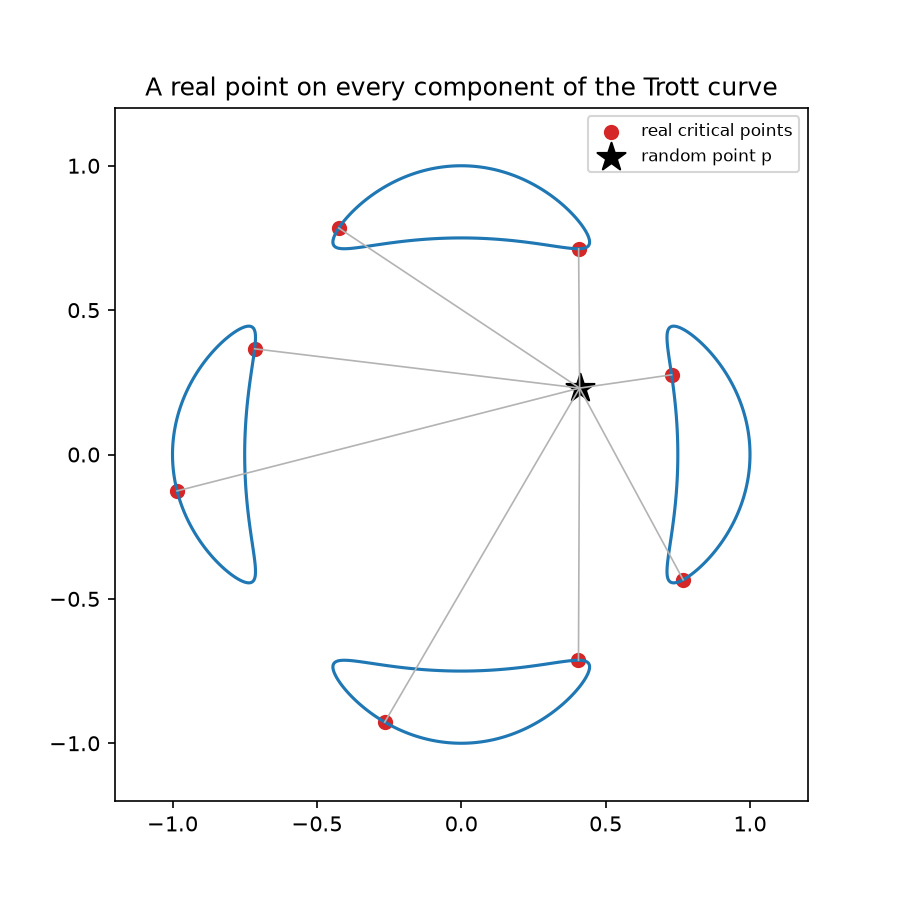

Write Python code to recreate this figure.
"""A real point on every component of the Trott curve.

Assembles the code fragments from the ``real_points`` tutorial into one
runnable program.  We build the critical-point (squared-distance) system for
the Trott quartic, solve it, keep the real solutions -- one real point on every
component -- and plot the curve, the random point p, and the distances.

Run:  python real_points.py
"""

import os
import matplotlib
matplotlib.use('Agg')            # headless backend, must precede pyplot import
import matplotlib.pyplot as plt

import numpy as np
from fractions import Fraction
import bertini
from bertini import linalg, nag_algorithm

_OUT = os.path.dirname(os.path.abspath(__file__))


def build_system():
    """Build the square critical-point system for the Trott curve."""
    x, y = bertini.Variable('x'), bertini.Variable('y')
    f = 144*(x**4 + y**4) - 225*(x**2 + y**2) + 350*x**2*y**2 + 81

    # bertini differentiates the curve symbolically -- no hand-coded gradients
    fx, fy = f.differentiate(x), f.differentiate(y)

    # a hardcoded "random" real point p, with exact rational coordinates
    PX, PY = Fraction(41, 100), Fraction(23, 100)
    parallel = (x - linalg.coefficient(PX))*fy - (y - linalg.coefficient(PY))*fx

    crit_system = bertini.System()
    crit_system.add_variable_group(bertini.VariableGroup([x, y]))
    crit_system.add_function(f)
    crit_system.add_function(parallel)

    return crit_system, PX, PY


def solve_system(crit_system):
    """Solve and keep the real critical points -- the solver decides 'real'."""
    solver = nag_algorithm.ZeroDimSolver(crit_system, mptype='adaptive')
    solver.solve()

    crit = [(complex(s[0]).real, complex(s[1]).real)
            for s in solver.real_solutions()]      # the solver decides what "real" means

    assert len(crit) == 8                  # two per oval (nearest + farthest), all four ovals hit

    return crit


def plot(crit, PX, PY):
    """Plot the curve, the point p, the critical points, and the distances."""
    px, py = float(PX), float(PY)
    gx, gy = np.meshgrid(np.linspace(-1.2, 1.2, 500), np.linspace(-1.2, 1.2, 500))
    F = 144*(gx**4 + gy**4) - 225*(gx**2 + gy**2) + 350*gx**2*gy**2 + 81

    fig, ax = plt.subplots(figsize=(6, 6))
    ax.contour(gx, gy, F, levels=[0], colors='C0')          # the Trott curve
    for (cx, cy) in crit:
        ax.plot([px, cx], [py, cy], color='0.7', lw=0.8)    # distance to each critical point
    ax.scatter([c[0] for c in crit], [c[1] for c in crit], c='C3', s=40, label='real critical points')
    ax.scatter([px], [py], c='k', marker='*', s=200, label='random point p')
    ax.set_aspect('equal'); ax.legend(loc='upper right', fontsize=8)
    ax.set_title('A real point on every component of the Trott curve')

    fig.savefig(os.path.join(_OUT, 'real_points.png'), dpi=150)


def main():
    crit_system, PX, PY = build_system()
    crit = solve_system(crit_system)
    plot(crit, PX, PY)


if __name__ == '__main__':
    main()
